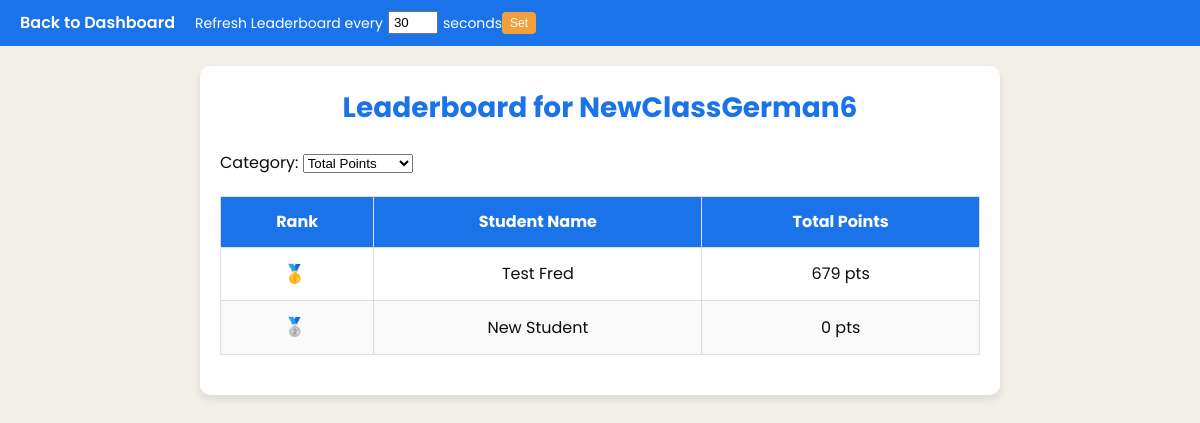
The page /leaderboard/486a7a3d-af48-4ac6-b4a7-0cec3d2c80a4/ (signed in) on the database its author committed.
### learning/models.py (models this page shows, shortened)
class Class(models.Model):
    school = models.ForeignKey(School, on_delete=models.CASCADE)
    id = models.UUIDField(primary_key=True, default=uuid.uuid4, editable=False)
    name = models.CharField(max_length=100)
    language = models.CharField(max_length=50)
    teachers = models.ManyToManyField(User, related_name="shared_classes")
    icon = models.ImageField(upload_to="class_icons/", blank=True, null=True)
    vocabulary_lists = models.ManyToManyField("VocabularyList", related_name="linked_classes", blank=True)

class Student(models.Model):
    school = models.ForeignKey(School, on_delete=models.CASCADE)
    id = models.UUIDField(primary_key=True, default=uuid.uuid4, editable=False)
    first_name = models.CharField(max_length=50)
    last_name = models.CharField(max_length=50)
    year_group = models.IntegerField()
    date_of_birth = models.DateField()
    username = models.CharField(max_length=50, unique=True)
    password = models.CharField(max_length=50)
    classes = models.ManyToManyField(Class, related_name="students")
    last_login = models.DateTimeField(null=True, blank=True)
    total_points = models.PositiveIntegerField(default=0)
    weekly_points = models.PositiveIntegerField(default=0)
    monthly_points = models.PositiveIntegerField(default=0)
    weekly_points_last_reset = models.DateField(default=now)
    monthly_points_last_reset = models.DateField(default=now)
    last_activity = models.DateField(null=True, blank=True)  # Last day they practiced
    current_streak = models.PositiveIntegerField(default=0)  # How many days in a row
    highest_streak = models.PositiveIntegerField(default=0)  # Their best-ever streak
    assignments_completed = models.PositiveIntegerField(default=0)  # Number of completed assignments
    flashcard_games_played = models.PositiveIntegerField(default=0)
    match_up_games_played = models.PositiveIntegerField(default=0)
    destroy_wall_games_played = models.PositiveIntegerField(default=0)

### learning/views.py (the view)
# urls.py: path('leaderboard/<uuid:class_id>/', class_leaderboard, name='class_leaderboard'),
@login_required
def class_leaderboard(request, class_id):
    class_instance = get_object_or_404(Class, id=class_id)
    if request.user not in class_instance.teachers.all():
        return HttpResponseForbidden("You do not have permission to view this class leaderboard.")
    category = request.GET.get("category", "total_points")
    if category not in {"total_points", "weekly_points", "monthly_points"}:
        category = "total_points"
    students = class_instance.students.all().order_by(f"-{category}")
    column_labels = {
        "total_points": "Total Points",
        "weekly_points": "Weekly Points",
        "monthly_points": "Monthly Points",
    }
    context = {
        "class_instance": class_instance,
        "students": students,
        "current_category": category,
        "column_label": column_labels[category],
    }
    return render(request, "learning/class_leaderboard.html", context)

### learning/templates/learning/class_leaderboard.html (shortened to what this page needs)
{% load static %}
<!DOCTYPE html>
<html lang="en">
<head>
</head>
<body>
  <div class="top-nav">
    <div class="nav-left">
<a href="{% url 'teacher_dashboard' %}?pane=classes" class="btn-action">Back to Dashboard</a>
      <div class="refresh-settings">
        <label for="refresh-interval">Refresh Leaderboard every</label>
        <input type="number" id="refresh-interval" min="10" max="60" value="30">
        <span>seconds </span>
        <button id="set-refresh">Set</button>
      </div>
    </div>
  </div>
  <div class="pane">
    <h2>Leaderboard for {{ class_instance.name }}</h2>
    <div class="category-select" style="margin-bottom: 10px;">
      <label for="category-select">Category:</label>
      <select id="category-select">
        <option value="total_points" {% if current_category == 'total_points' %}selected{% endif %}>Total Points</option>
      </select>
    </div>
    <div id="leaderboard-container">
      {% include "learning/leaderboard_fragment.html" %}
    </div>
  </div>
{% include 'messages.html' %}
</body>
</html>

### learning/templates/learning/leaderboard_fragment.html
<table class="leaderboard">
  <thead>
    <tr>
      <th>Rank</th>
      <th>Student Name</th>
      <th>{{ column_label }}</th>
    </tr>
  </thead>
  <tbody>
    {% for student in students %}
    <tr>
      <td>
        {% if forloop.first %}
          <span class="medal">🥇</span>
        {% elif forloop.counter == 2 %}
          <span class="medal">🥈</span>
        {% elif forloop.counter == 3 %}
          <span class="medal">🥉</span>
        {% else %}
          {{ forloop.counter }}
        {% endif %}
      </td>
      <td>{{ student.first_name }} {{ student.last_name }}</td>
      <td>
        {% if current_category == "weekly_points" %}
          {{ student.weekly_points }} pts
        {% elif current_category == "monthly_points" %}
          {{ student.monthly_points }} pts
        {% else %}
          {{ student.total_points }} pts
        {% endif %}
      </td>
    </tr>
    {% empty %}
    <tr>
      <td colspan="3" style="text-align: center; color: #777;">No students found for this class.</td>
    </tr>
    {% endfor %}
  </tbody>
</table>

### learning/templates/learning/class_leaderboard.html (style rules this page uses)
:root { --primary: #1A73E8; --accent: #F2A03D; --secondary-accent: #34A853; --background: #F2EFE9; --dark: #0D0D0D; --highlight: #A6173D; }
* { box-sizing: border-box; margin: 0; padding: 0; }
body { font-family: 'Poppins', sans-serif; background-color: var(--background); color: var(--dark); line-height: 1.6; }
a { color: var(--accent); text-decoration: none; transition: color 0.3s ease; }
.top-nav { background-color: var(--primary); color: #fff; padding: 10px 20px; display: flex; align-items: center; }
.top-nav .nav-left { display: flex; align-items: center; }
.top-nav a { color: #fff; text-decoration: none; font-weight: 600; font-size: 16px; }
.refresh-settings { margin-left: 20px; font-size: 14px; display: flex; align-items: center; }
.refresh-settings input[type="number"] { width: 50px; margin: 0 5px; padding: 2px 4px; }
.refresh-settings button { font-size: 12px; padding: 4px 8px; background-color: var(--accent); color: #fff; border: none; border-radius: 4px; cursor: pointer; }
.pane { background-color: #fff; border-radius: 10px; padding: 20px; margin: 20px auto; max-width: 800px; box-shadow: 0 4px 8px rgba(0,0,0,0.1); }
.pane h2 { color: var(--primary); font-size: 28px; margin-bottom: 20px; text-align: center; }
.leaderboard { width: 100%; border-collapse: collapse; margin: 20px 0; }
.leaderboard th, .leaderboard td { padding: 12px; border: 1px solid #ddd; text-align: center; }
.leaderboard th { background-color: var(--primary); color: #fff; }
.leaderboard tr:nth-child(even) { background-color: #f9f9f9; }
.medal { font-size: 18px; margin-right: 5px; }

### rows shown on the page
Class: name "NewClassGerman6"
Student: first_name "Test", last_name "Fred", total_points "679"
Student: first_name "New", last_name "Student", total_points "0"

### other values the page prints
{{ column_label }} "Total Points"
